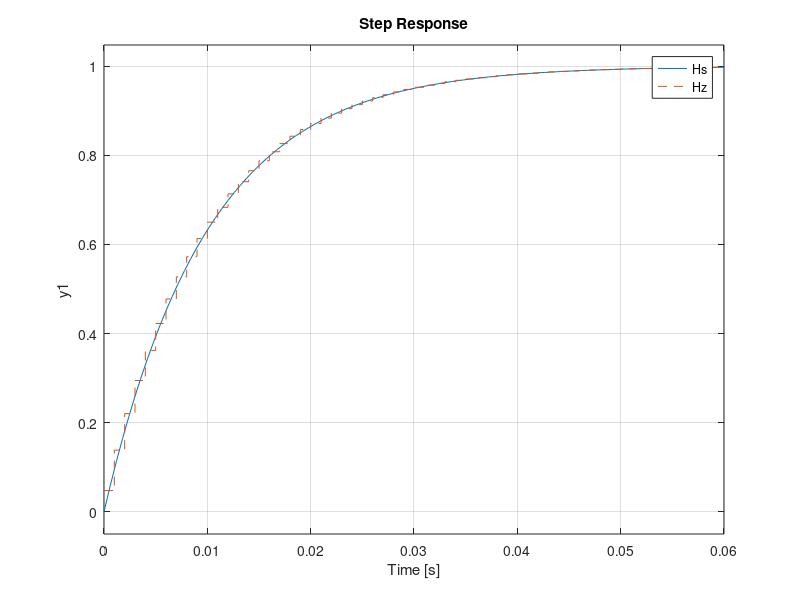

Write the MATLAB code that produced this figure.
%Cria funcao de transferencia analogica
 
Hs = tf([1], [0.01 1]);
 
%Discretiza a funcao de transferencia com amostragem de 1000Hz
 
Hz = c2d(Hs, 0.001, 'tustin');

%Plota a resposta ao degrau
 
step(Hs, '-', Hz, '--');
